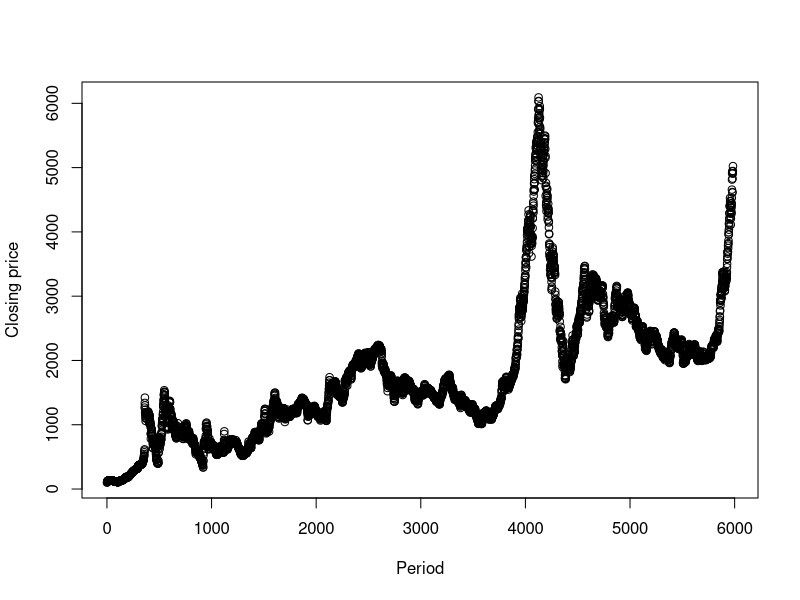

Here is the R script that generated this plot:
# Code for Problem 4

# Clean data and variables
rm(list=ls())

# Read data into file
sh_index <- read.csv("sh_index.CSV")
# Store the closing price data
closing_price <- sh_index$closing_price

# Print the first 10 data frame
head(sh_index, n=10)

# Plot the closing price
plot(sh_index$closing_price, xlab = "Period", ylab = "Closing price")

# Compute the number of sub-intervals
M <- floor(log(length(closing_price), 2))



# Set the number of observations we examine by taking the largest interger which is an exponent of 2 
# and smaller than the number of observation
N <- 2**M # Total number of observation that will be used

# Set the whole series to be the latest N observations
closing_price <- head(closing_price, N)

# Initialize a vector of length M to store the log(R/S) for each time scale
logRS <- numeric(M-1)


# Create the vector that stores the number of subintervals for each partition
intervals <- c(1:M)
intervals <- 2**intervals

# Loop over each partition
for (i in 1:(M-1)){
  # Create a matrix that store the data for each sub-interval
  nr <- intervals[i] # nr equals the number of sub-intervals for each partition
  closing <- matrix(nrow = nr, ncol = N/nr) 
  for (k in 0:(nr-1)){
    closing[k+1,] <- closing_price[(k*(N/(2**i))+1):((k+1)*(N/nr))]
  }
  
  # Calculate the mean of the closing price for partition i 
  m <- rowMeans(closing)
  head(m)
  
  # Calculate mean adjusted series Y
  Y <- matrix(nrow = nr, ncol = N/nr)
  for(k in 1:nr){
    Y[k,] <- closing[k,] - m[[k]]
  } 
  
  # Calculate cumulative deviate series Z
  Z <- matrix(nrow = nr, ncol = N/nr)
  for(k in 1:nr){
    Z[k,] <- cumsum(Y[k,])
  }
  
  # Calculate range series R
  r <- numeric(nr)
  for (k in 1:nr){
    r[k] = max(Z[k,]) - min(Z[k,])
  }
  
  
  # # Calculate range series R : Algorithm 2
  # R <- matrix(nrow = nr, ncol = N/nr)
  # for (k in 1:nr){
  #   for (l in 1:N/nr){
  #     R[k,l] = max(Z[k,1:l]) - min(Z[k,1:l])
  #   }
  # }
  
  # Calculate standard deviation series S
  s <- numeric(nr)
  for (k in 1:nr){
    s[k] <- sd(closing[k,])
  }
  
  # Compute the log(R/s) for each interval and take the average
  logRS[i] <- log(mean(m/s),2)
  
}

# Plot log(R/S)
png("./logRS.png")
plot(logRS, xlab = "Partition log(n)", ylab = "log(R(n)/S(n))")
dev.off()

# OLS estimate and significance test 
fit <- lm( logRS ~c(1:(M-1)) )
summary(fit)

# Compute z value for null hypothesis "H = 0.5" and compute p value
zvalue <- (fit$coefficients[2]-0.5)/coef(summary(fit))[2,"Std. Error"]
pvalue = 2*(1-pnorm(zvalue))


